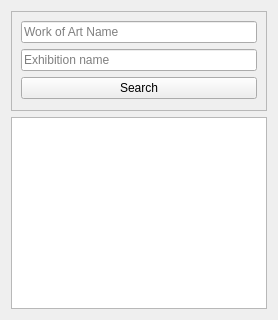
            <widget class="QWidget" name="page_ew">
             <layout class="QVBoxLayout" name="verticalLayout_27">
              <item>
               <widget class="QFrame" name="search_ew">
                <property name="minimumSize">
                 <size>
                  <width>100</width>
                  <height>100</height>
                 </size>
                </property>
                <property name="frameShape">
                 <enum>QFrame::StyledPanel</enum>
                </property>
                <property name="frameShadow">
                 <enum>QFrame::Raised</enum>
                </property>
                <layout class="QVBoxLayout" name="verticalLayout_36">
                 <item>
                  <widget class="QLineEdit" name="search_ew_work_of_art_name">
                   <property name="text">
                    <string/>
                   </property>
                   <property name="placeholderText">
                    <string>Work of Art Name</string>
                   </property>
                  </widget>
                 </item>
                 <item>
                  <widget class="QLineEdit" name="search_ew_exhibition_name">
                   <property name="text">
                    <string/>
                   </property>
                   <property name="placeholderText">
                    <string>Exhibition name</string>
                   </property>
                  </widget>
                 </item>
                 <item>
                  <widget class="QPushButton" name="btn_serach_ew">
                   <property name="text">
                    <string>Search</string>
                   </property>
                  </widget>
                 </item>
                </layout>
               </widget>
              </item>
              <item>
               <widget class="QTableWidget" name="table_ew"/>
              </item>
             </layout>
            </widget>
